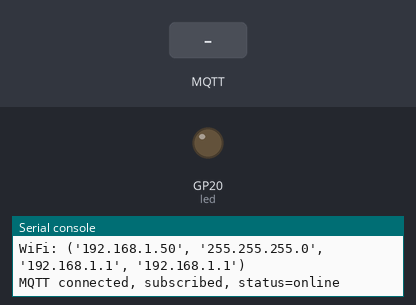
Simulated run of this program. Board: Raspberry Pi Pico running MicroPython. Parts: output pins drawn as LEDs (lit = HIGH), the last lines printed to the serial console. The test bench sets the inputs (shaded band). WiFi joins after 1.5 s; no MQTT or app messages arrive unless stated.

Above: at 2.9 s.
3.0 s: MQTT message "TOGGLE" arrives on the first subscribed topic
At 4.0 s:
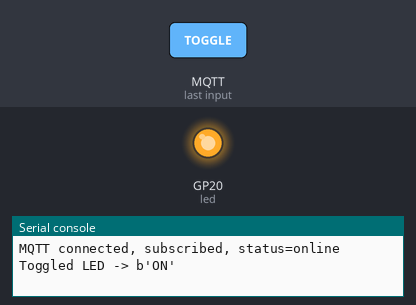
Timing chart, 0 to 6.0 s (numbered marks = the images above; inputs shaded):
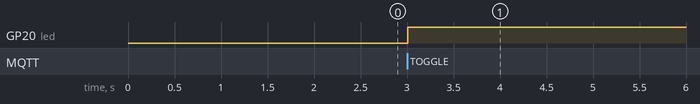

Measured:
- after the input at 3.0 s, GP20 (led): LOW → HIGH at once

The program:

picoB.py
```python
import network, time
from umqtt.simple import MQTTClient
from machine import Pin

# ==== EDIT THESE ====
SSID = "SSID"
PASSWORD = "SSID-Password"
BROKER = "BROKER-IP"
CLIENT_ID = b"PicoB"
# ====================

LED_PIN = 20   # GP20 -> LED+ (through resistor) to GND
CMD_TOPIC   = b"csc2106/led/cmd"
ACK_TOPIC   = b"csc2106/led/ack"
STATUS_TOPIC= b"csc2106/devB/status"

led = Pin(LED_PIN, Pin.OUT, value=0)

def wifi_connect():
    wlan = network.WLAN(network.STA_IF)
    wlan.active(True)
    wlan.connect(SSID, PASSWORD)
    while not wlan.isconnected():
        time.sleep(0.2)
    print("WiFi:", wlan.ifconfig())

def on_msg(topic, msg):
    if topic == CMD_TOPIC and msg == b"TOGGLE":
        led.value(0 if led.value() else 1)
        state = b"ON" if led.value() else b"OFF"
        print("Toggled LED ->", state)
        try:
            client.publish(ACK_TOPIC, state, qos=1)
        except Exception as e:
            print("Ack publish error:", e)

def make_client():
    c = MQTTClient(CLIENT_ID, BROKER, keepalive=30)
    c.set_last_will(STATUS_TOPIC, b"offline", retain=True, qos=1)
    c.connect()
    c.set_callback(on_msg)
    c.subscribe(CMD_TOPIC, qos=1)
    c.publish(STATUS_TOPIC, b"online", retain=True, qos=1)
    print("MQTT connected, subscribed, status=online")
    return c

wifi_connect()
client = make_client()

while True:
    try:
        client.check_msg()   # non-blocking; calls on_msg when something arrives
    except Exception as e:
        print("MQTT error, reconnecting...", e)
        try:
            client.disconnect()
        except:
            pass
        time.sleep(1)
        client = make_client()
    time.sleep(0.02)
```
